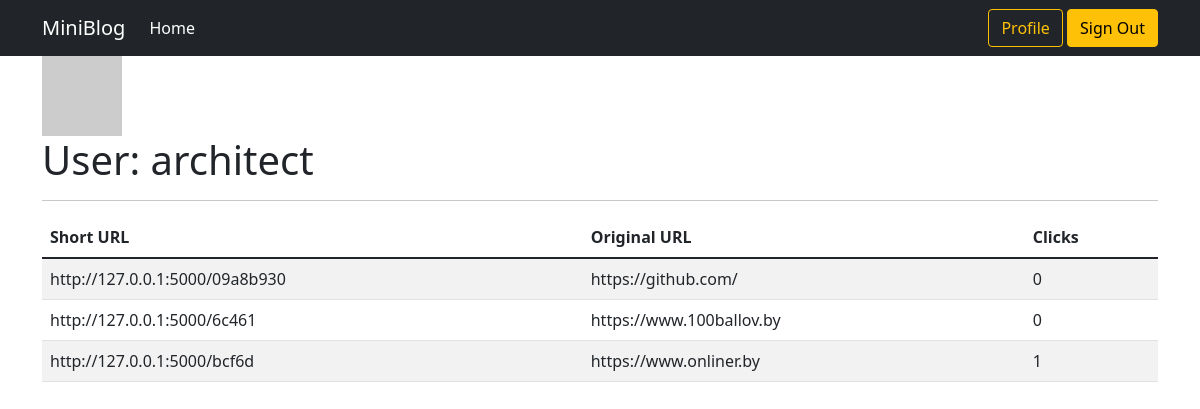
Page /user/architect (signed in) on the committed database.
### models.py (models this page shows, shortened)
class User(UserMixin, db.Model):
    id = db.Column(db.Integer, primary_key=True)
    username = db.Column(db.String(64), index=True, unique=True)
    email = db.Column(db.String(120), index=True, unique=True)
    password = db.Column(db.String(128))
    urls = db.relationship('Url', backref='owner', lazy='dynamic')
    def avatar(self, size):
        digs = md5(self.email.encode('utf-8')).hexdigest()  # превращаем email пользователя в hash
        avatar = f'https://gravatar.com/avatar/{digs}?d=identicon&s={size}'
        return avatar

class Url(db.Model):
    id = db.Column(db.Integer, primary_key=True)
    original_url = db.Column(db.String)
    short_url = db.Column(db.String, unique=True)
    clicks = db.Column(db.Integer, default=0)
    user_id = db.Column(db.Integer, db.ForeignKey('user.id'))

### routes.py (the view)
@app.route('/user/<username>')
@login_required
def user(username):
    user = User.query.filter_by(username=username).first_or_404()
    urls = Url.query.filter_by(user_id=user.id)
    return render_template('user.html', user=user, urls=urls)

### routes.py (called while the page is built)
@login.user_loader
def load_user(id):
    return User.query.get(id)

### templates/user.html
{% extends "base.html" %}
{% block content %}
    <img src="{{ user.avatar(128) }}" alt="{{ user.username }}-avatar">
    <h1>User: {{ user.username }}</h1>
    <hr>
    <table class="table table-striped">
        <thead>
            <tr>
                <th>Short URL</th>
                <th>Original URL</th>
                <th>Clicks</th>
            </tr>
        </thead>
        <tbody>
            {% for url in urls %}
                <tr>
                    <td>http://127.0.0.1:5000/{{ url.short_url }}</td>
                    <td>{{ url.original_url }}</td>
                    <td>{{ url.clicks }}</td>
                </tr>
            {% endfor %}
        </tbody>
    </table>
{% endblock %}

### rows in the picture
User: username "architect"
Url: short_url "09a8b930", original_url "https://github.com/", clicks "0"
Url: short_url "6c461", original_url "https://www.100ballov.by", clicks "0"
Url: short_url "bcf6d", original_url "https://www.onliner.by", clicks "1"
